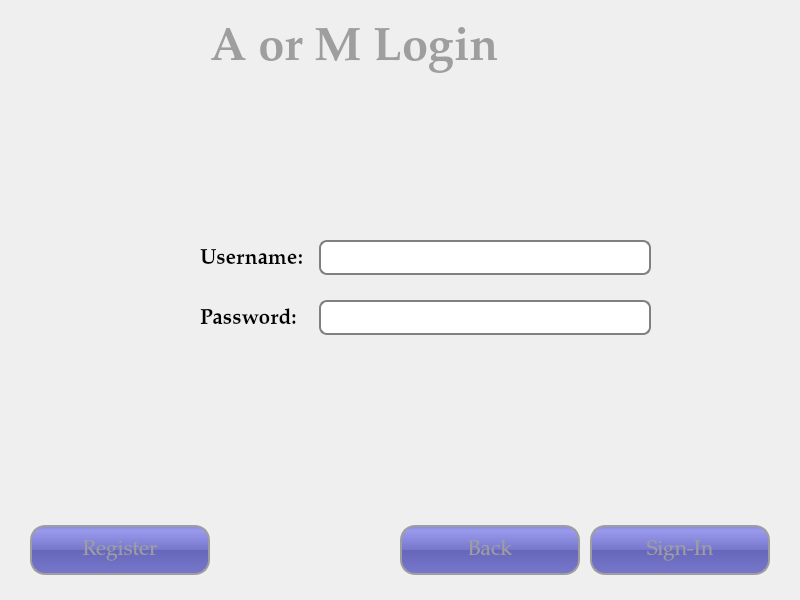
<?xml version="1.0" encoding="UTF-8"?>
<ui version="4.0">
 <class>Login</class>
 <widget class="QWidget" name="Login">
  <property name="geometry">
   <rect>
    <x>0</x>
    <y>0</y>
    <width>800</width>
    <height>600</height>
   </rect>
  </property>
  <property name="minimumSize">
   <size>
    <width>800</width>
    <height>600</height>
   </size>
  </property>
  <property name="maximumSize">
   <size>
    <width>800</width>
    <height>600</height>
   </size>
  </property>
  <property name="font">
   <font>
    <family>Palatino Linotype</family>
    <pointsize>18</pointsize>
   </font>
  </property>
  <property name="windowTitle">
   <string>Term Spors Complex</string>
  </property>
  <widget class="QLabel" name="lbl_title">
   <property name="geometry">
    <rect>
     <x>210</x>
     <y>10</y>
     <width>401</width>
     <height>80</height>
    </rect>
   </property>
   <property name="font">
    <font>
     <family>Palatino Linotype</family>
     <pointsize>35</pointsize>
     <weight>75</weight>
     <bold>true</bold>
    </font>
   </property>
   <property name="styleSheet">
    <string notr="true">color: #9E9E9E;</string>
   </property>
   <property name="text">
    <string>A or M Login</string>
   </property>
  </widget>
  <widget class="QPushButton" name="btn_register">
   <property name="geometry">
    <rect>
     <x>30</x>
     <y>525</y>
     <width>180</width>
     <height>50</height>
    </rect>
   </property>
   <property name="font">
    <font>
     <family>Palatino Linotype</family>
     <pointsize>16</pointsize>
     <underline>false</underline>
    </font>
   </property>
   <property name="cursor">
    <cursorShape>PointingHandCursor</cursorShape>
   </property>
   <property name="styleSheet">
    <string notr="true">QPushButton{
	border: 2px solid #9E9E9E;
	border-radius: 15px;
	background-color: QLinearGradient( x1: 0, y1: 0, x2: 0, y2: 1, stop: 0 #88d, stop: 0.1 #99e, stop: 0.49 #77c, stop: 0.5 #66b, stop: 1 #77c);
	color: #9E9E9E;
}
QPushButton:hover{
	color: #FFFFFF;
	background-color: #5a5a5a;
}
QPushButton:pressed{
	color: #9c2219;
}
QPushButton:checked{
	color: #2c998e;
}</string>
   </property>
   <property name="text">
    <string>Register</string>
   </property>
  </widget>
  <widget class="QPushButton" name="btn_sigIn">
   <property name="geometry">
    <rect>
     <x>590</x>
     <y>525</y>
     <width>180</width>
     <height>50</height>
    </rect>
   </property>
   <property name="font">
    <font>
     <family>Palatino Linotype</family>
     <pointsize>16</pointsize>
     <underline>false</underline>
    </font>
   </property>
   <property name="cursor">
    <cursorShape>PointingHandCursor</cursorShape>
   </property>
   <property name="styleSheet">
    <string notr="true">QPushButton{
	border: 2px solid #9E9E9E;
	border-radius: 15px;
	background-color: QLinearGradient( x1: 0, y1: 0, x2: 0, y2: 1, stop: 0 #88d, stop: 0.1 #99e, stop: 0.49 #77c, stop: 0.5 #66b, stop: 1 #77c);
	color: #9E9E9E;
}
QPushButton:hover{
	color: #FFFFFF;
	background-color: #5a5a5a;
}
QPushButton:pressed{
	color: #9c2219;
}
QPushButton:checked{
	color: #2c998e;
}</string>
   </property>
   <property name="text">
    <string>Sign-In</string>
   </property>
  </widget>
  <widget class="QWidget" name="horizontalLayoutWidget">
   <property name="geometry">
    <rect>
     <x>200</x>
     <y>230</y>
     <width>451</width>
     <height>117</height>
    </rect>
   </property>
   <layout class="QHBoxLayout" name="horizontalLayout">
    <property name="spacing">
     <number>15</number>
    </property>
    <item>
     <layout class="QVBoxLayout" name="verticalLayout">
      <property name="spacing">
       <number>2</number>
      </property>
      <item>
       <widget class="QLabel" name="lbl_username">
        <property name="font">
         <font>
          <family>Palatino Linotype</family>
          <pointsize>16</pointsize>
          <weight>75</weight>
          <italic>false</italic>
          <bold>true</bold>
         </font>
        </property>
        <property name="text">
         <string>Username:</string>
        </property>
       </widget>
      </item>
      <item>
       <widget class="QLabel" name="lbl_password">
        <property name="font">
         <font>
          <family>Palatino Linotype</family>
          <pointsize>16</pointsize>
          <weight>75</weight>
          <italic>false</italic>
          <bold>true</bold>
         </font>
        </property>
        <property name="text">
         <string>Password:</string>
        </property>
       </widget>
      </item>
     </layout>
    </item>
    <item>
     <layout class="QVBoxLayout" name="verticalLayout_2">
      <item>
       <widget class="QLineEdit" name="txt_username">
        <property name="styleSheet">
         <string notr="true">QLineEdit {
padding: 1px;
border-style: solid;
border: 2px solid gray;
border-radius: 8px;
}</string>
        </property>
       </widget>
      </item>
      <item>
       <widget class="QLineEdit" name="txt_password">
        <property name="styleSheet">
         <string notr="true">QLineEdit {
padding: 1px;
border-style: solid;
border: 2px solid gray;
border-radius: 8px;
}</string>
        </property>
       </widget>
      </item>
     </layout>
    </item>
   </layout>
  </widget>
  <widget class="QPushButton" name="btn_back">
   <property name="geometry">
    <rect>
     <x>400</x>
     <y>525</y>
     <width>180</width>
     <height>50</height>
    </rect>
   </property>
   <property name="font">
    <font>
     <family>Palatino Linotype</family>
     <pointsize>16</pointsize>
     <underline>false</underline>
    </font>
   </property>
   <property name="cursor">
    <cursorShape>PointingHandCursor</cursorShape>
   </property>
   <property name="styleSheet">
    <string notr="true">QPushButton{
	border: 2px solid #9E9E9E;
	border-radius: 15px;
	background-color: QLinearGradient( x1: 0, y1: 0, x2: 0, y2: 1, stop: 0 #88d, stop: 0.1 #99e, stop: 0.49 #77c, stop: 0.5 #66b, stop: 1 #77c);
	color: #9E9E9E;
}
QPushButton:hover{
	color: #FFFFFF;
	background-color: #5a5a5a;
}
QPushButton:pressed{
	color: #9c2219;
}
QPushButton:checked{
	color: #2c998e;
}</string>
   </property>
   <property name="text">
    <string>Back</string>
   </property>
  </widget>
 </widget>
 <resources/>
 <connections/>
</ui>
